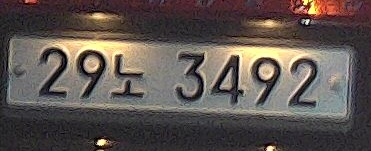
#> input picture KNN/ST/image/30.jpg, 371 x 151 px, found by its file name
$ python test.py
#> lines starting #> are read from the running program, lines starting #| are printed output that depends on the picture
import cv2
import numpy as np

img1 = cv2.imread('C:/study/KNN/ST/image/30.jpg', cv2.IMREAD_GRAYSCALE)
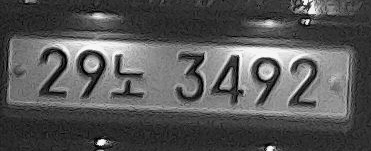
#> img1: shape (151, 371); min 0, max 253, mean 86.6
img2 = cv2.imread('C:/study/KNN/ST/image/30.jpg', cv2.IMREAD_GRAYSCALE)

# 구조화 요소 커널, 사각형 (5x5) 생성 ---①
k = cv2.getStructuringElement(cv2.MORPH_RECT, (5,5))
# 열림 연산 적용 ---②
opening = cv2.morphologyEx(img1, cv2.MORPH_OPEN, k)
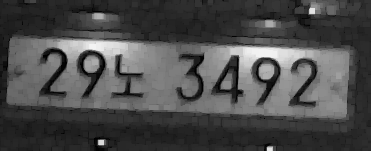
#> opening: shape (151, 371); min 0, max 243, mean 75.5
# 닫힘 연산 적용 ---③
closing = cv2.morphologyEx(img2, cv2.MORPH_CLOSE, k)
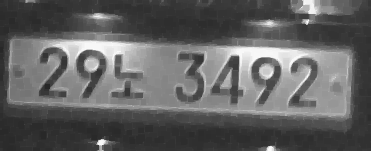
#> closing: shape (151, 371); min 39, max 253, mean 97.4

# 결과 출력
merged1 = np.hstack((img1, opening))
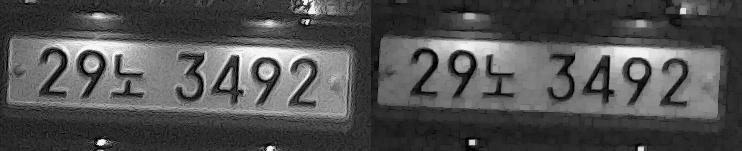
#> merged1: shape (151, 742); min 0, max 253, mean 81.1
merged2 = np.hstack((img2, closing))
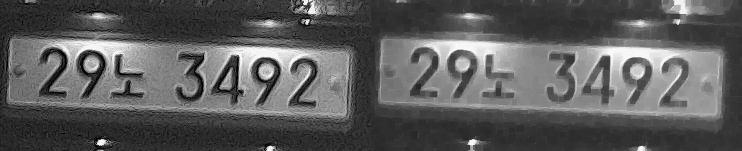
#> merged2: shape (151, 742); min 0, max 253, mean 92
merged3 = np.vstack((merged1, merged2))
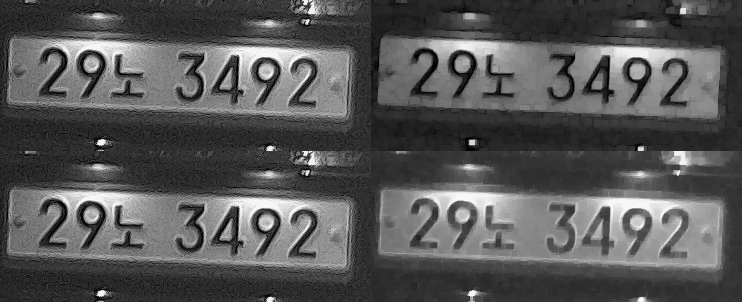
#> merged3: shape (302, 742); min 0, max 253, mean 86.5
cv2.imshow('opening, closing', merged3)
cv2.waitKey(0)
cv2.destroyAllWindows()

$ run again, with KNN/ST/image/1.jpg copied over KNN/ST/image/30.jpg
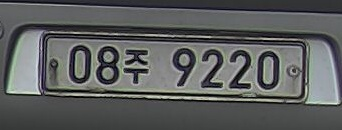
#> input picture KNN/ST/image/1.jpg, 342 x 130 px, found by its file name
#> `merged2 = np.hstack((img2, closing))`:
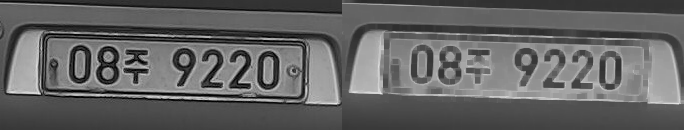
#> merged2: shape (130, 684); min 0, max 234, mean 98.4
#> `merged3 = np.vstack((merged1, merged2))`:
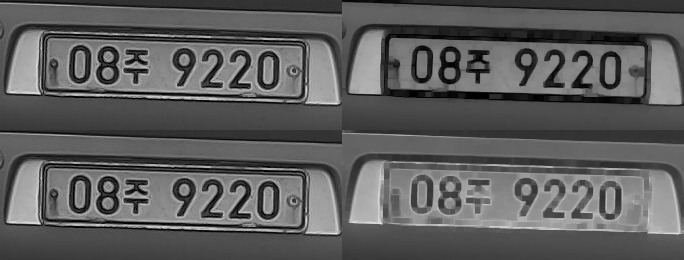
#> merged3: shape (260, 684); min 0, max 234, mean 92.9

$ run again, with KNN/ST/image/10.jpg copied over KNN/ST/image/30.jpg
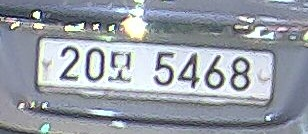
#> input picture KNN/ST/image/10.jpg, 308 x 134 px, found by its file name
#> `merged2 = np.hstack((img2, closing))`:
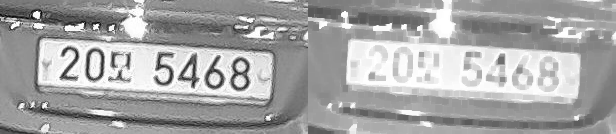
#> merged2: shape (134, 616); min 2, max 255, mean 165.6
#> `merged3 = np.vstack((merged1, merged2))`:
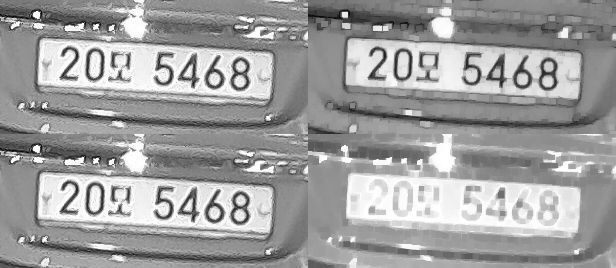
#> merged3: shape (268, 616); min 2, max 255, mean 158.2

$ run again, with KNN/ST/image/11.jpg copied over KNN/ST/image/30.jpg
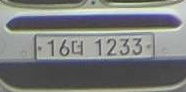
#> input picture KNN/ST/image/11.jpg, 186 x 92 px, found by its file name
#> `merged2 = np.hstack((img2, closing))`:
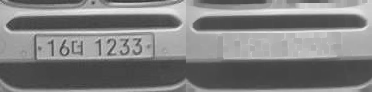
#> merged2: shape (92, 372); min 54, max 240, mean 127
#> `merged3 = np.vstack((merged1, merged2))`:
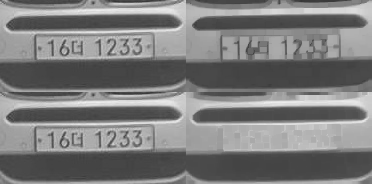
#> merged3: shape (184, 372); min 54, max 240, mean 123.5
